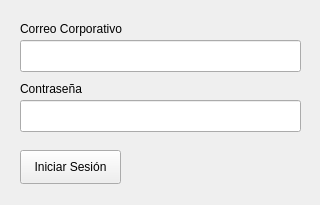
<?xml version="1.0" encoding="UTF-8"?>
<ui version="4.0">
 <class>VentanaLogin</class>
 <widget class="QMainWindow" name="VentanaLogin">
  <property name="geometry">
   <rect>
    <x>0</x>
    <y>0</y>
    <width>320</width>
    <height>205</height>
   </rect>
  </property>
  <property name="sizePolicy">
   <sizepolicy hsizetype="Fixed" vsizetype="Fixed">
    <horstretch>0</horstretch>
    <verstretch>0</verstretch>
   </sizepolicy>
  </property>
  <property name="windowTitle">
   <string>Inicio de Sesión</string>
  </property>
  <widget class="QWidget" name="centralwidget">
   <widget class="QLabel" name="label">
    <property name="geometry">
     <rect>
      <x>20</x>
      <y>20</y>
      <width>201</width>
      <height>18</height>
     </rect>
    </property>
    <property name="text">
     <string>Correo Corporativo</string>
    </property>
   </widget>
   <widget class="QLabel" name="label_2">
    <property name="geometry">
     <rect>
      <x>20</x>
      <y>80</y>
      <width>201</width>
      <height>18</height>
     </rect>
    </property>
    <property name="text">
     <string>Contraseña</string>
    </property>
   </widget>
   <widget class="QLineEdit" name="lineEditCorreo">
    <property name="geometry">
     <rect>
      <x>20</x>
      <y>40</y>
      <width>281</width>
      <height>32</height>
     </rect>
    </property>
   </widget>
   <widget class="QLineEdit" name="lineEditPass">
    <property name="geometry">
     <rect>
      <x>20</x>
      <y>100</y>
      <width>281</width>
      <height>32</height>
     </rect>
    </property>
    <property name="echoMode">
     <enum>QLineEdit::Password</enum>
    </property>
   </widget>
   <widget class="QPushButton" name="btLogin">
    <property name="geometry">
     <rect>
      <x>20</x>
      <y>150</y>
      <width>101</width>
      <height>34</height>
     </rect>
    </property>
    <property name="text">
     <string>Iniciar Sesión</string>
    </property>
   </widget>
   <widget class="QLabel" name="labelErrorPass">
    <property name="geometry">
     <rect>
      <x>100</x>
      <y>80</y>
      <width>151</width>
      <height>18</height>
     </rect>
    </property>
    <property name="styleSheet">
     <string notr="true">color: red;</string>
    </property>
    <property name="text">
     <string/>
    </property>
   </widget>
   <widget class="QLabel" name="labelErrorUsuario">
    <property name="geometry">
     <rect>
      <x>150</x>
      <y>20</y>
      <width>151</width>
      <height>18</height>
     </rect>
    </property>
    <property name="styleSheet">
     <string notr="true">color: red;</string>
    </property>
    <property name="text">
     <string/>
    </property>
   </widget>
   <widget class="QLabel" name="labelErrorInicio">
    <property name="geometry">
     <rect>
      <x>20</x>
      <y>130</y>
      <width>281</width>
      <height>18</height>
     </rect>
    </property>
    <property name="styleSheet">
     <string notr="true">color: red;</string>
    </property>
    <property name="text">
     <string/>
    </property>
   </widget>
  </widget>
 </widget>
 <resources/>
 <connections/>
</ui>
